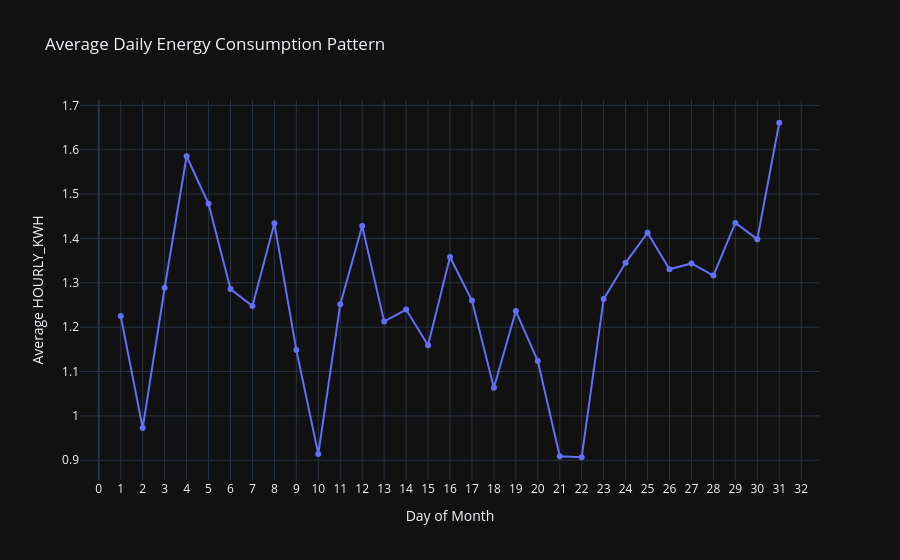

Source (notebook cell):
### Code cell
## Average Daily Energy Consumption Pattern

daily_avg = (
    hourly_df
    .groupby('day', as_index=False)['HOURLY_KWH']
    .mean()
)

fig = px.line(
    daily_avg,
    x='day',
    y='HOURLY_KWH',
    markers=True,
    title='Average Daily Energy Consumption Pattern'
)

fig.update_layout(
    xaxis_title='Day of Month',
    yaxis_title='Average HOURLY_KWH',
    template='plotly_dark',
    hovermode='x unified'
)

fig.update_xaxes(
    tickmode='linear',
    dtick=1
)

fig.show()

### Figure 1 — Plotly figure (JSON) as saved in the notebook; plotly's stock layout.template omitted (floating-point values rounded to 4 significant figures)
{"data": [{"hovertemplate": "day=%{x}<br>HOURLY_KWH=%{y}<extra></extra>", "legendgroup": "", "line": {"color": "#636efa", "dash": "solid"}, "marker": {"symbol": "circle"}, "mode": "lines+markers", "name": "", "orientation": "v", "showlegend": false, "type": "scatter", "x": [1, 2, 3, 4, 5, 6, 7, 8, 9, 10, 11, 12, 13, 14, 15, 16, 17, 18, 19, 20, 21, 22, 23, 24, 25, 26, 27, 28, 29, 30, 31], "xaxis": "x", "y": [1.225, 0.9725, 1.289, 1.585, 1.478, 1.286, 1.248, 1.434, 1.148, 0.9142, 1.251, 1.428, 1.213, 1.24, 1.159, 1.358, 1.26, 1.063, 1.236, 1.124, 0.9089, 0.9067, 1.264, 1.345, 1.413, 1.331, 1.344, 1.316, 1.435, 1.398, 1.661], "yaxis": "y"}], "layout": {"hovermode": "x unified", "legend": {"tracegroupgap": 0}, "title": {"text": "Average Daily Energy Consumption Pattern"}, "xaxis": {"anchor": "y", "domain": [0, 1], "dtick": 1, "tickmode": "linear", "title": {"text": "Day of Month"}}, "yaxis": {"anchor": "x", "domain": [0, 1], "title": {"text": "Average HOURLY_KWH"}}}}
